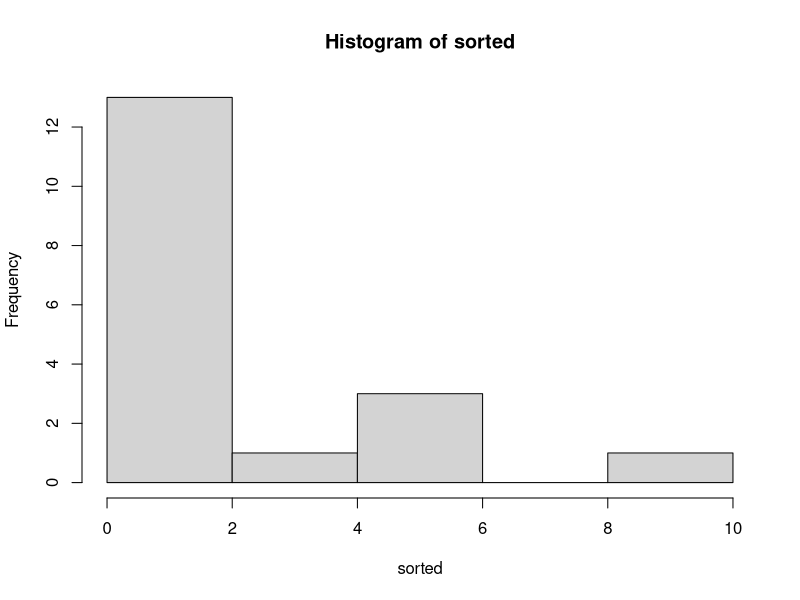
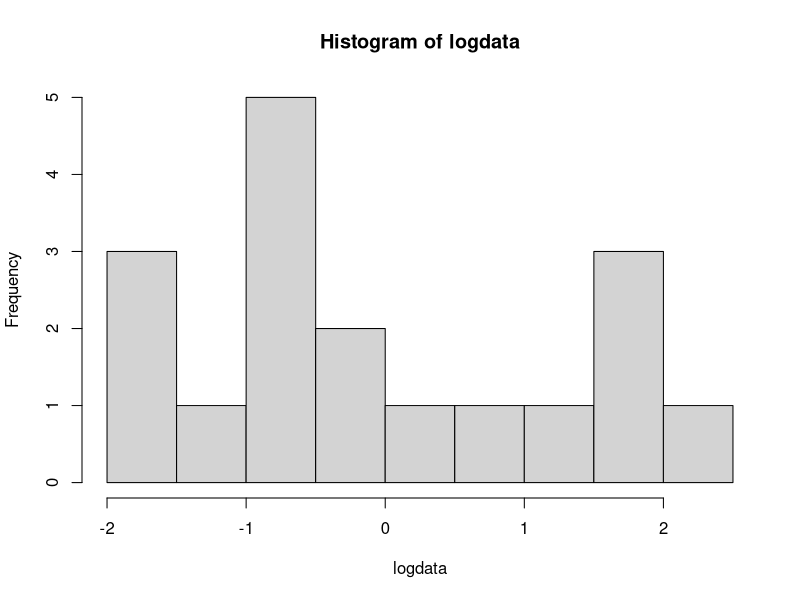
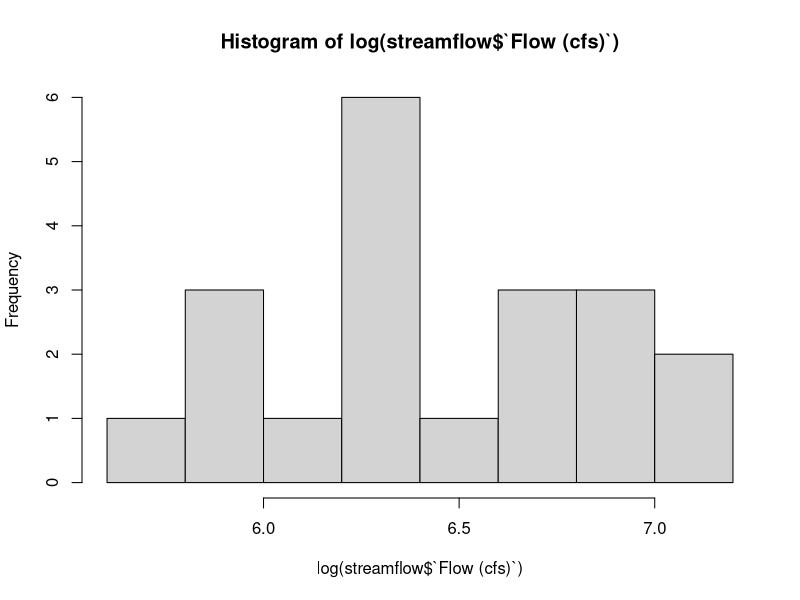

Recreate these plots in R, in order.
#3.1 Compute both nonparametric and parametric 95% interval estimates for the median of the granodiorite data of exercise 2.3. Which is more appropriate for these data? Why?
# Nonparametric Interval Estimate for the Median
Granodiorite <- c(6.0, 0.5, 0.4, 0.7, 0.8, 6.0, 5.0, 0.6, 1.2, 0.3, 0.2, 0.5, 0.5, 10, 0.2, 0.2, 1.7, 3.0)
n <- length(Granodiorite)
sorted <- sort(Granodiorite)
hist(sorted)
alpha <- 0.05
# A critical value x' is obtained from Table B5 corresponding to α/2
x1 <- 7
# The lower confidence limit
R1 <- x1 + 1
# The upper confidence limit
R2 <- n - x1
# Based on R1 = 8 and R2 = 11, the 95.6% confidence limit for C0.5 is the interval between the 8th and 18th ranked observations
low.non <- sorted[R1]
up.non <- sorted[R2]
low.non
up.non
# Parametric Interval Estimate for the Median
logdata <- log(sorted)
hist(logdata)
y <- length(logdata)
mean.y <- mean(logdata)
sd.y <- sd(logdata)
t <- qt(c(0.025, 0.975), 17)
# calculate the lower and upper boundary 
lim.para <- exp(mean.y + t * (sd.y/sqrt(y)))
lim.para
# From the calculation above, 0.506 <= log(median) <= 1.804 at α/2 = 0.025
# The nonparametric estimate is more appropriate since the original data or the log data doesn't show a no obvious normal distribution.

# 3.4 Construct the most appropriate 95 percent interval estimates for the mean and median annual streamflows for the Conecuh River at Brantley, Alabama (data in Appendix C2).
library(tidyverse)
streamflow <- read_csv('Annual_streamflows_for_the_Conecuh_River_AL.csv')
#Change working directory to 'ES207_hw4' and read in the specfic .csv file to shorten path name and help create a resusable code
#Preview data with head() to ensure correct data was loaded

#Make the 'Flow (cfs)' column an object to create a more resusable code
hist(log(streamflow$`Flow (cfs)`))
# since the log histogram shows a roughly symmetrical image, we use parametric interval estimation
# median
flow <- streamflow$`Flow (cfs)`
s <- length(flow)
sdata <- log(flow)
mean.s <- mean(sdata)
sd.s <- sd(sdata)
t.s <- qt(c(0.025, 0.975), (s-1))
# calculate the lower and upper boundary 
lim.s <- exp(mean.s + t.s * (sd.s/sqrt(s)))
lim.s
# So the log(median) is in the range of 524.10 to 764.42 when alpha is 0.05
# mean
me <- qt(0.95,(s-1))*sd(sdata)/sqrt(s)
low <- mean(sdata)-me
up <- mean(sdata)+me
print(low)
print(up)
# so the true log(mean) is in the range of 6.29449 to 6.60631 when alpha is 0.05

